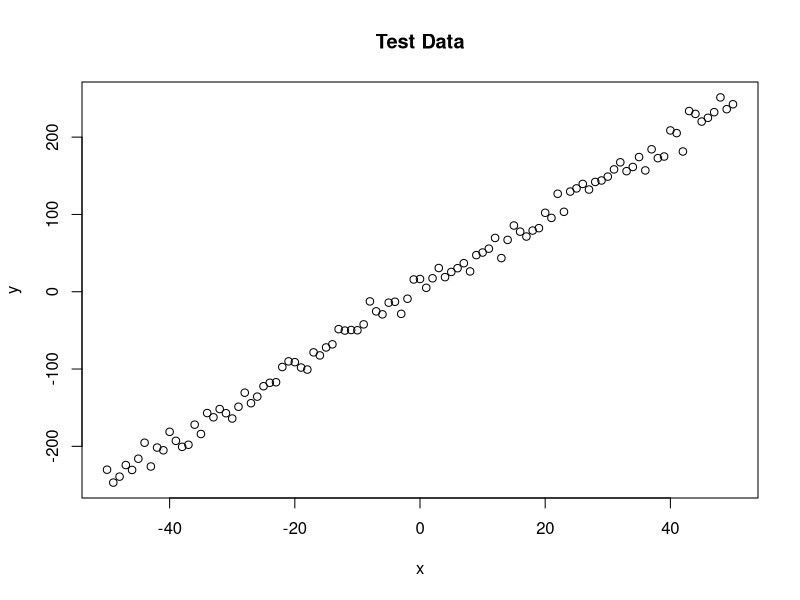
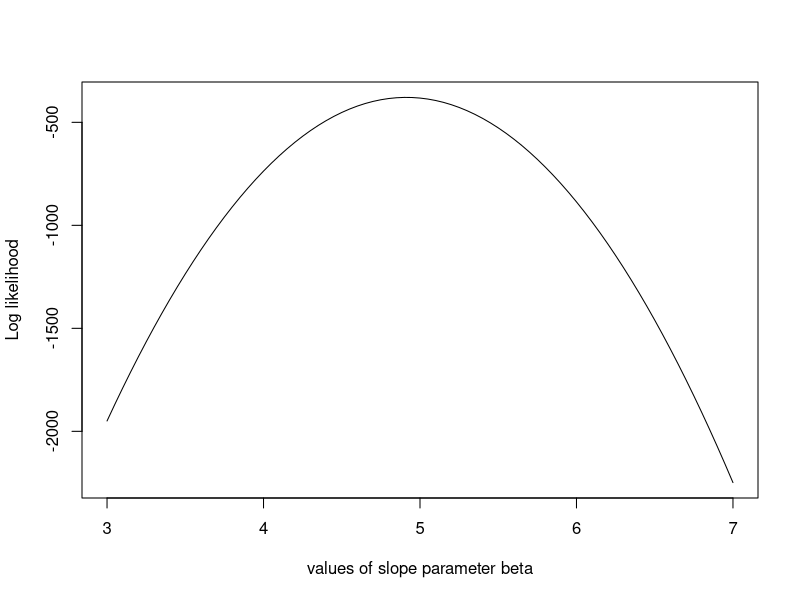
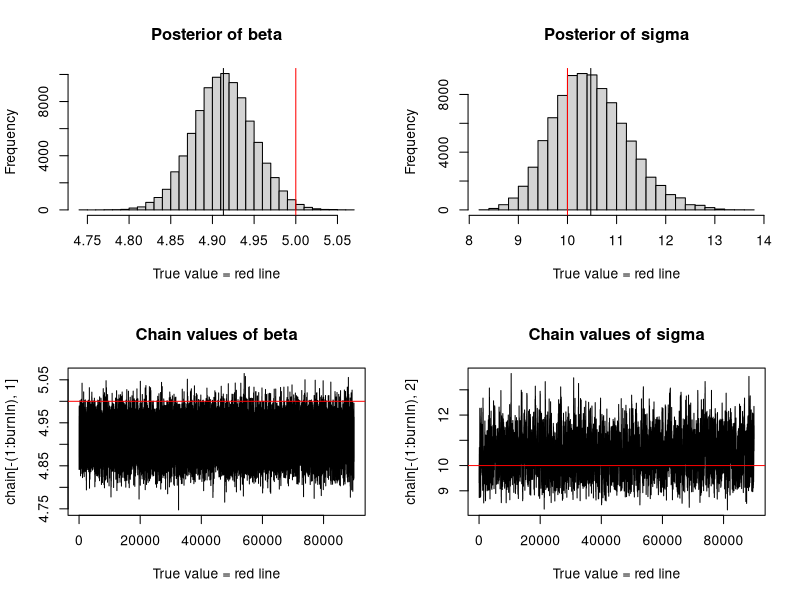

R code for these plots, in order:
true_beta = 5
true_sigma = 10
n = 101

# create independent x-values
x =(-(n-1)/2):((n-1)/2)

# create dependent y-values according to beta*x + N(0, sigma)
y = true_beta * x + rnorm(n = n, mean = 0, sd = true_sigma)

plot(x, y, main = "Test Data")


likelihood = function(param) {
  
  beta = param[1]
  sigma = param[2]
  
  pred = beta*x
  single_likelihoods = dnorm(y, mean = pred, sd = sigma, log = T)
  sum_ll = sum(single_likelihoods)
  return(sum_ll)
}

# Example: plot the likelihood profile of the slope beta
slope_values = function(x) {return(likelihood(c(x, true_sigma)))}
slope_likelihoods = lapply(seq(3, 7, by = .05), slope_values)
plot(seq(3, 7, by = .05), slope_likelihoods , type = "l", xlab = "values of slope parameter beta", ylab = "Log likelihood")


# Prior distribution
prior = function(param) {
  
  beta = param[1]
  sigma = param[2]
  
  beta_prior = dunif(beta, min = 0, max = 10, log = T)
  sigma_prior = dunif(sigma, min = 0, max = 30, log = T)
  return(beta_prior + sigma_prior)
}

# Posterior distribution
posterior = function(param) {return(likelihood(param) + prior(param))
}

######## Metropolis algorithm ################
propose = function(param) {return(rnorm(2, mean = param, sd = c(0.1, 0.3)))
}

run_metropolis_MCMC = function(start_value, iterations) {
  
  chain = array(dim = c(iterations + 1, 2))
  chain[1,] = start_value
  
  for(i in 1:iterations){
    proposal = propose(chain[i,])
    prob = exp(posterior(proposal) - posterior(chain[i,]))
    
    if(runif(1) < prob) {
      
      chain[i+1,] = proposal
    }
    else {
      
      chain[i+1,] = chain[i,]
    }
  }
  return(chain)
}

start_value = c(7, 30)
chain = run_metropolis_MCMC(start_value, 100000)

burnIn = 10000
acceptance = 1 - mean(duplicated(chain[-(1:burnIn),]))

### Summary: #######################
par(mfrow = c(2, 2))
hist(chain[-(1:burnIn), 1], nclass = 30, , main = "Posterior of beta", xlab = "True value = red line" )
abline(v = mean(chain[-(1:burnIn), 1]))
abline(v = true_beta, col = "red" )
hist(chain[-(1:burnIn), 2], nclass = 30, main = "Posterior of sigma", xlab = "True value = red line")
abline(v = mean(chain[-(1:burnIn), 2]))
abline(v = true_sigma, col = "red" )
plot(chain[-(1:burnIn), 1], type = "l", xlab = "True value = red line" , main = "Chain values of beta", )
abline(h = true_beta, col = "red" )
plot(chain[-(1:burnIn), 2], type = "l", xlab = "True value = red line" , main = "Chain values of sigma", )
abline(h = true_sigma, col = "red" )

# for comparison:
summary(lm(y ~ -1 + x))

